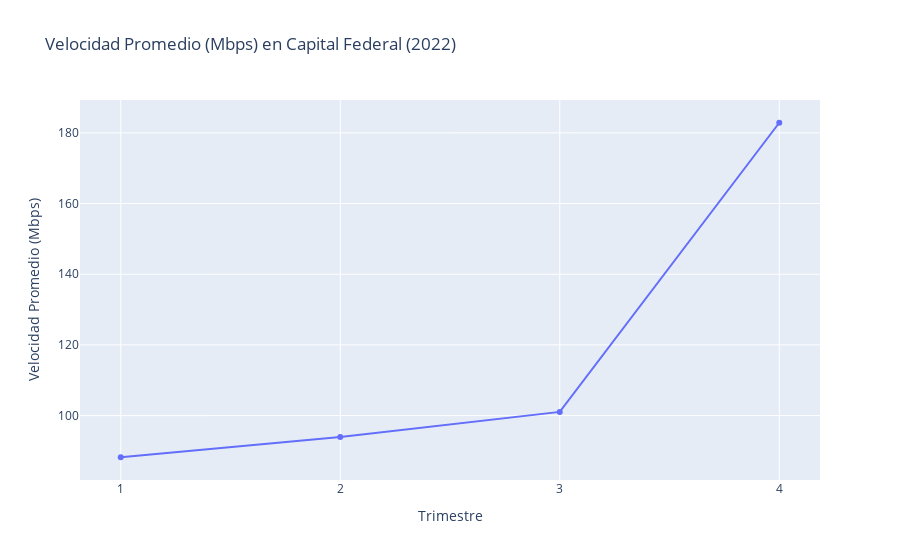

The code cell stored with this chart in its notebook:
### Markdown cell above
## Velocidad Promedio por Provincia

Capital Federal experimentó un incremento importante en la velocidad promedio durante 2022, alcanzando niveles muy altos al cierre del año (~180 Mbps).
Este comportamiento sugiere que la región está bien posicionada en términos de conectividad, con un mercado competitivo que impulsa mejoras continuas en la infraestructura.

### Code cell
from graficos import GraficoVelocidadPromedio

grafico_velocidad = GraficoVelocidadPromedio(dataframes["Velocidad % por prov"])
grafico_velocidad.display()

### Figure 1 — Plotly figure (JSON) as saved in the notebook; plotly's stock layout.template omitted (floating-point values rounded to 4 significant figures)
{"data": [{"hovertemplate": "Trimestre=%{x}<br>Velocidad Promedio (Mbps)=%{y}<extra></extra>", "legendgroup": "", "line": {"color": "#636efa", "dash": "solid", "width": 2}, "marker": {"symbol": "circle"}, "mode": "lines+markers", "name": "", "orientation": "v", "showlegend": false, "type": "scatter", "x": [1, 2, 3, 4], "xaxis": "x", "y": [88.22, 93.97, 101.0, 182.9], "yaxis": "y"}], "layout": {"legend": {"tracegroupgap": 0}, "title": {"text": "Velocidad Promedio (Mbps) en Capital Federal (2022)"}, "xaxis": {"anchor": "y", "domain": [0, 1], "title": {"text": "Trimestre"}, "type": "category"}, "yaxis": {"anchor": "x", "domain": [0, 1], "title": {"text": "Velocidad Promedio (Mbps)"}}}}
